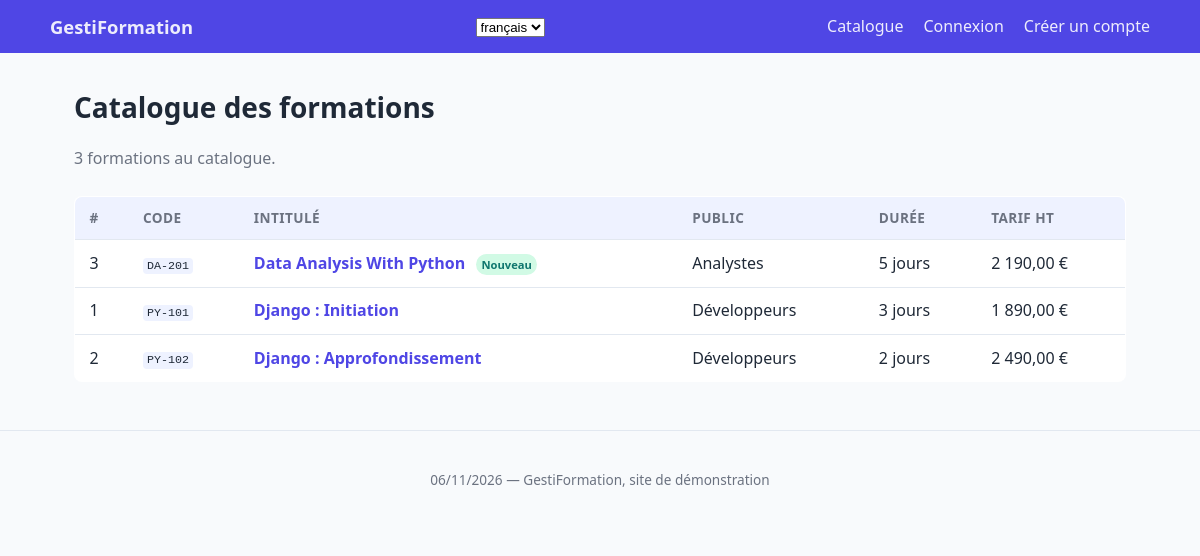
The app's page /fr/formations/ with its own data.
### catalog/models.py (models this page shows, shortened)
class Formation(models.Model):
    code = models.CharField(_('code'), max_length=12, unique=True)  # PY-101
    nom = models.CharField(_('intitulé'), max_length=120)
    public = models.CharField(_('public visé'), max_length=60, blank=True)
    duree  = models.PositiveSmallIntegerField(_('durée (jours)'))
    prix  = models.DecimalField(_('tarif HT (€)'), max_digits=10, decimal_places=2)
    nouveaute = models.BooleanField(_('nouveauté'), default=False)
    date_creation = models.DateTimeField(_('créée le'), auto_now_add=True)
    competences = models.ManyToManyField(
        Competence,
        blank=True,
        related_name='formations',
        verbose_name=_('compétences'),
    )
    class Meta:
        verbose_name = _('formation')
        ordering = ['code']

### catalog/views.py (the view)
# urls.py: path('formations/', views.liste_formations, name="liste-formations"),
def liste_formations(request: HttpRequest) -> HttpResponse:
    formations = Formation.objects.all()
    return render(request, "catalog/liste_formations.html" , {"formations": formations})

### catalog/templates/catalog/liste_formations.html (shortened to what this page needs)
{% extends "catalog/base.html" %}
{% block contenu %}
<section class="catalogue">
    <h1>Catalogue des formations</h1>
    <p class="chiffre">{{ formations|length }} formation{{ formations|length|pluralize }} au catalogue.</p>
    <table class="tableau">
        <thead>
            <tr>
                <th>#</th>
                <th>Code</th>
                <th>Intitulé</th>
                <th>Public</th>
                <th>Durée</th>
                <th class="prix-col">Tarif HT</th>
            </tr>
        </thead>
        <tbody>
        {% for formation in formations %}
            <tr>
                <td>{{ formation.id }}</td>
                <td><code> {{ formation.code }} </code></td>
                <td>
                    <a class="lien-nom"
                       href="{% url 'catalog:detail-formation' formation.pk %}">
                       {{ formation.nom|title }}
                    </a>
                    {% if formation.nouveaute %}
                        <span class="badge badge-nouveau">Nouveau</span>
                    {% endif %}
                </td>
                <td>{{ formation.public|default:"Tout publics" }}</td>
                <td>
                    {{ formation.duree }} jour{{ formation.duree|pluralize }}
                </td>
                <td class="prix-col"> {{ formation.prix|floatformat:2 }} €</td>
            </tr>
        {% empty %}
            <tr><td colspan="6" class="vide">Aucune formation publiée pour le moment.</td></tr>
        {% endfor %}
        </tbody>
    </table>
</section>
{% endblock contenu %}

### catalog/static/css/base.css (style rules this page uses)
:root { --fond: #f8fafc; --encre: #1f2937; --encre-douce: #6b7280; --primaire: #4f46e5; --primaire-fonce: #3730a3; --bordure: #e2e8f0; --blanc: #ffffff; --succes: #0f766e; --alerte: #d97706; }
* { box-sizing: border-box; }
body { margin: 0; font-family: system-ui, -apple-system, "Segoe UI", sans-serif; color: var(--encre); background: var(--fond); line-height: 1.6; }
h1 { font-size: 1.75rem; margin-bottom: 0.5rem; }
.chiffre { color: var(--encre-douce); margin-bottom: 1.5rem; }
.tableau { width: 100%; border-collapse: collapse; background: var(--blanc); border: 1px solid var(--bordure); border-radius: 8px; overflow: hidden; }
.tableau th, .tableau td { padding: 0.65rem 0.9rem; text-align: left; border-bottom: 1px solid var(--bordure); }
.tableau th { background: #eef2ff; font-weight: 600; font-size: 0.85rem; text-transform: uppercase; letter-spacing: 0.03em; color: var(--encre-douce); }
.tableau tr:last-child td { border-bottom: none; }
.prix-col { font-variant-numeric: tabular-nums; text-align: right; }
.lien-nom { font-weight: 600; color: var(--primaire); text-decoration: none; }
code { background: #eef2ff; padding: 0.1em 0.35em; border-radius: 4px; font-size: 0.9em; }
.badge { display: inline-block; font-size: 0.7rem; font-weight: 700; padding: 0.15em 0.5em; border-radius: 999px; vertical-align: middle; margin-left: 0.4rem; }
.badge-nouveau { background: #d1fae5; color: var(--succes); }

### records on screen
Formation: id "3", code "DA-201", nom "Data Analysis With Python", nouveaute "Nouveau", public "Analystes", duree "5", prix "2 190,00"
Formation: id "1", code "PY-101", nom "Django : Initiation", public "Développeurs", duree "3", prix "1 890,00"
Formation: id "2", code "PY-102", nom "Django : Approfondissement", public "Développeurs", duree "2", prix "2 490,00"

### other values on screen
form field language "français"
